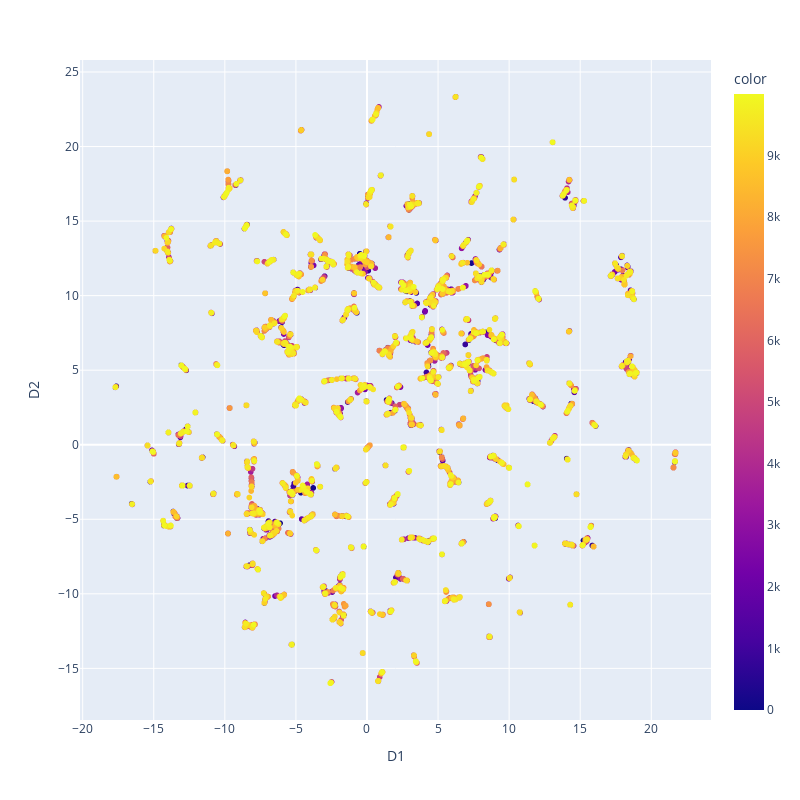

This figure's notebook cell:
### Code cell
import plotly.express as px
df = DT
fig = px.scatter(df, x='D1', y='D2', color= np.arange(embedding.shape[0]),width=800, height=800)
fig.show()
fig.write_html("CryptoPunks_UMAP.html")

### Figure 1 — Plotly figure (JSON) as saved in the notebook; plotly's stock layout.template omitted (floating-point values rounded to 4 significant figures; data arrays with more than 128 entries replaced by an {"elided": "..."} marker saying what was removed)
{"data": [{"hovertemplate": "D1=%{x}<br>D2=%{y}<br>color=%{marker.color}<extra></extra>", "legendgroup": "", "marker": {"color": {"elided": "10000 int values"}, "coloraxis": "coloraxis", "symbol": "circle"}, "mode": "markers", "name": "", "showlegend": false, "type": "scattergl", "x": {"elided": "10000 float values"}, "xaxis": "x", "y": {"elided": "10000 float values"}, "yaxis": "y"}], "layout": {"coloraxis": {"colorbar": {"title": {"text": "color"}}, "colorscale": [[0, "#0d0887"], [0.1111, "#46039f"], [0.2222, "#7201a8"], [0.3333, "#9c179e"], [0.4444, "#bd3786"], [0.5556, "#d8576b"], [0.6667, "#ed7953"], [0.7778, "#fb9f3a"], [0.8889, "#fdca26"], [1, "#f0f921"]]}, "height": 800, "legend": {"tracegroupgap": 0}, "margin": {"t": 60}, "width": 800, "xaxis": {"anchor": "y", "domain": [0, 1], "title": {"text": "D1"}}, "yaxis": {"anchor": "x", "domain": [0, 1], "title": {"text": "D2"}}}}
